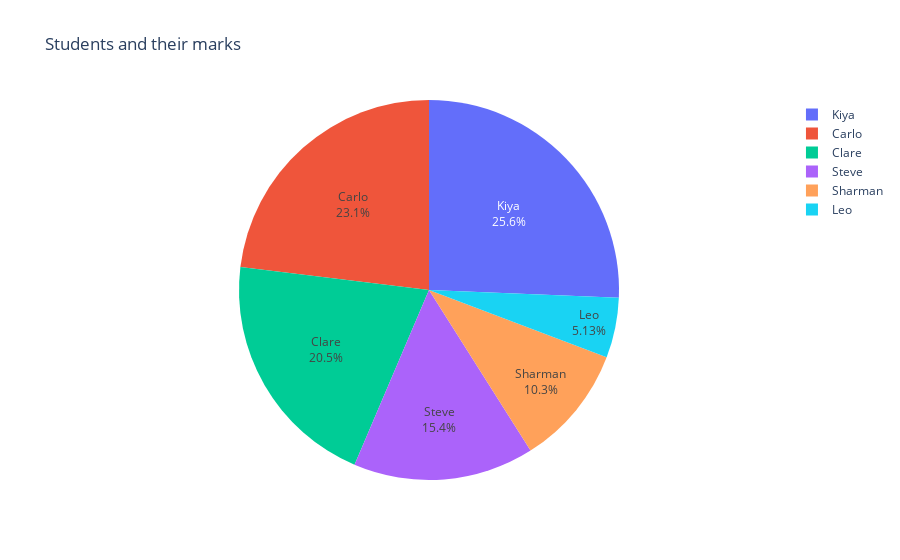

The notebook cell saved with this chart:
### Markdown cell above
### 3) Wykres kołowy (pie chart)
- Stwórz listę zawierającą imiona 6 studentów oraz listę z ich ocenami.
- Stwórz wykres kołowy, który przedstawi procentowy udział każdego studenta w całości zdobytych ocen.
- Użyj funkcji go.Pie z biblioteki plotly.graph_objects.
- Dodaj tytuł wykresu "Students and their marks" oraz umieść procentowy udział obok nazw studentów.

### Code cell
#pie chart
names=["Kiya","Carlo","Clare","Steve","Sharman","Leo"]
scores=[5,4.5,4,3,2,1]
fig2 = go.Figure(data=go.Pie(values=scores,labels=names,textinfo="label+percent"))
fig2.update_layout(title="Students and their marks")
fig2.show()

### Figure 1 — Plotly figure (JSON) as saved in the notebook; plotly's stock layout.template omitted (floating-point values rounded to 4 significant figures)
{"data": [{"labels": ["Kiya", "Carlo", "Clare", "Steve", "Sharman", "Leo"], "textinfo": "label+percent", "type": "pie", "values": [5, 4.5, 4, 3, 2, 1]}], "layout": {"title": {"text": "Students and their marks"}}}
